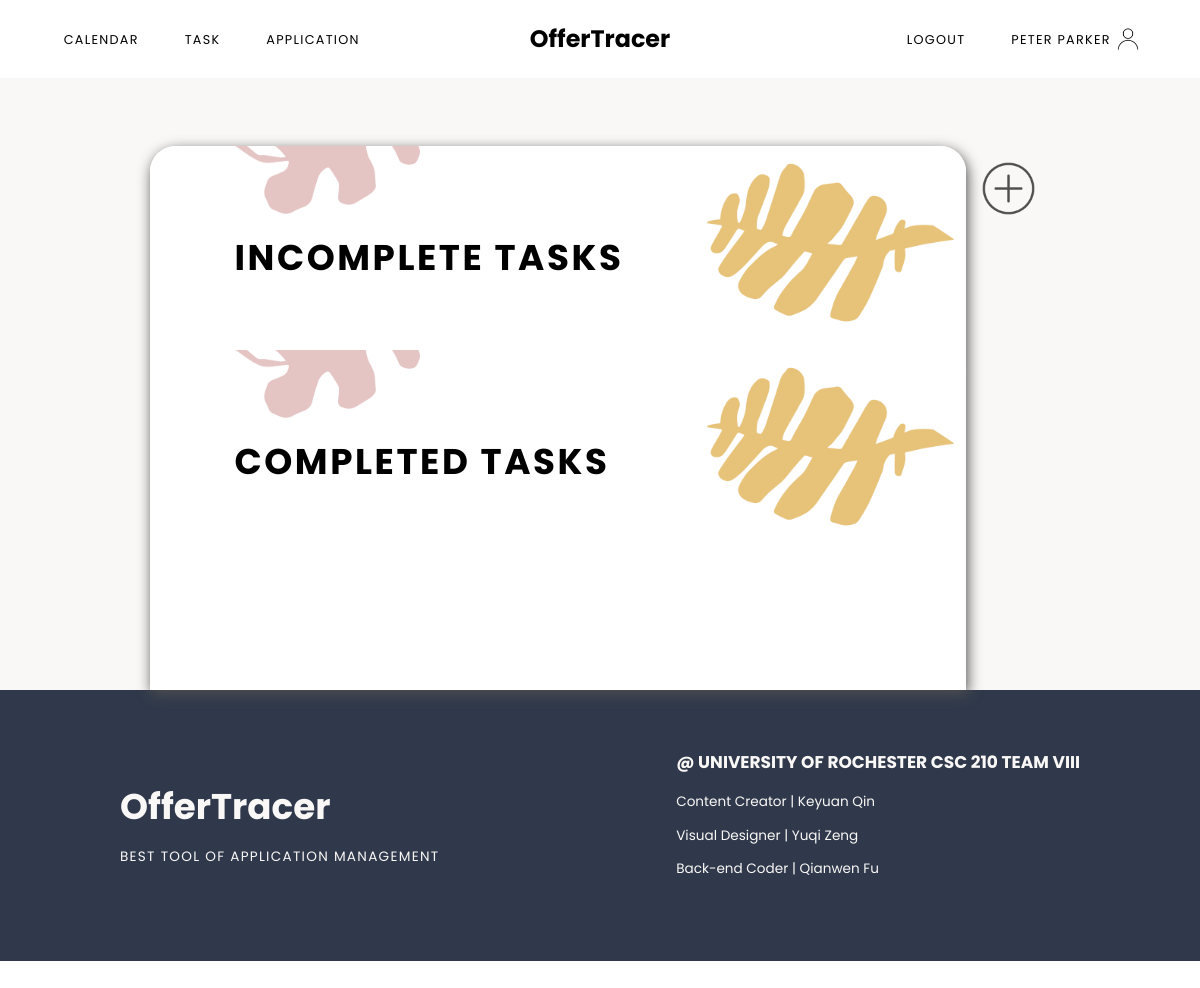
Page /task (signed in) on the earlier database version.
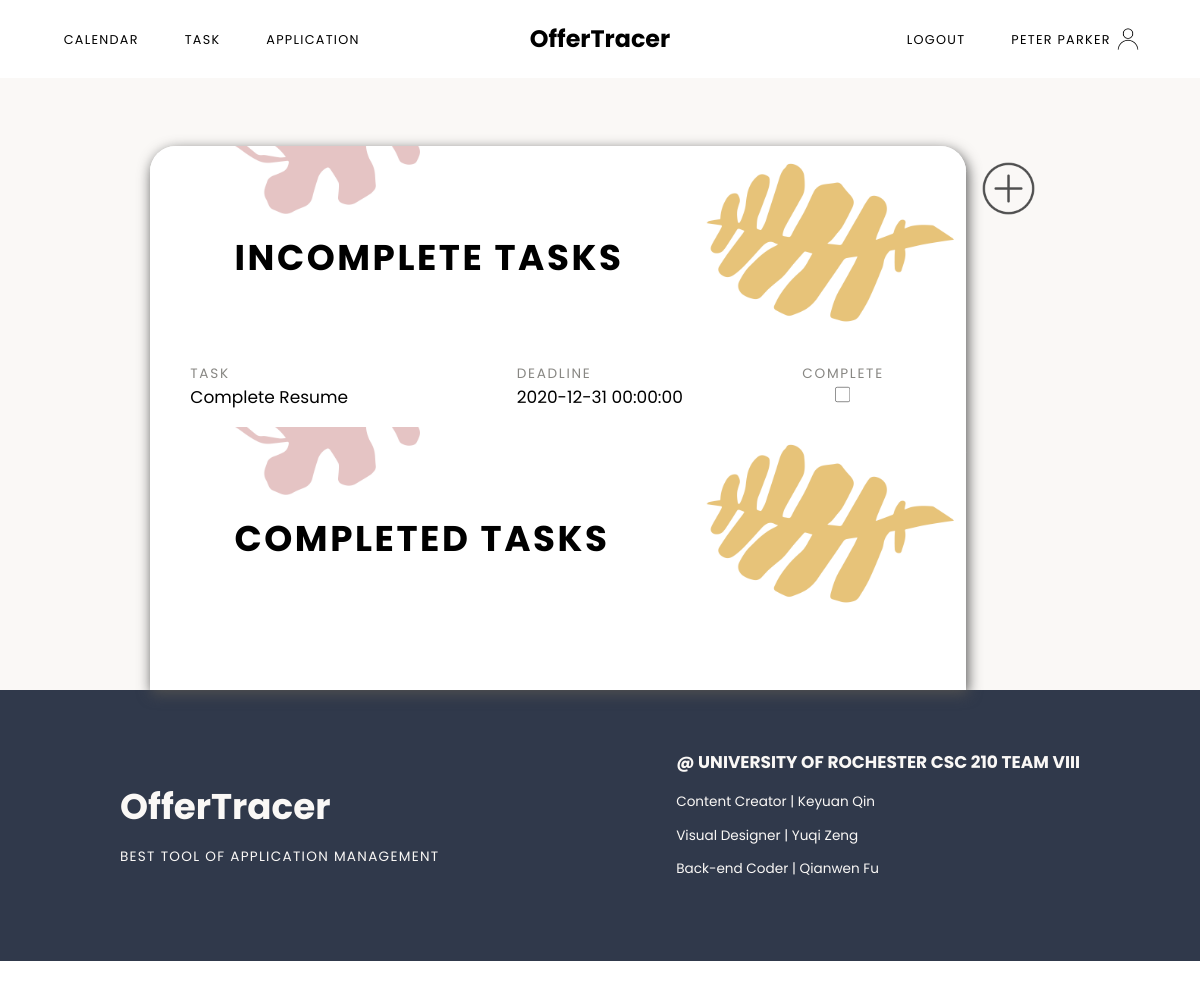
Same page on the later database version.
### models.py (models this page shows, shortened)
class User(UserMixin, db.Model):
	id = db.Column(db.Integer, primary_key=True)
	email = db.Column(db.String(100), unique=True, nullable=False)
	password = db.Column(db.String(100), nullable=False)
	name = db.Column(db.String(100), nullable=False)
	jobs = db.relationship('Job', backref='author', lazy=True)
	tasks = db.relationship('Task', backref='author', lazy=True)

class Task(db.Model):
	id = db.Column(db.Integer, primary_key=True)
	item = db.Column(db.String(100), nullable=False) #title of this task
	notes = db.Column(db.Text)
	due = db.Column(db.DateTime)
	complete = db.Column(db.Boolean(False), nullable=False)
	job_id = db.Column(db.Integer, db.ForeignKey('job.id'))
	user_id = db.Column(db.Integer, db.ForeignKey('user.id'))

### main.py (the view)
@main.route('/task')
@login_required
def task():
	tasks = []
	completed = []
	data = Task.query.filter_by(user_id=current_user.id)
	for task in data:
		if task.complete == False:
			tasks.append(task)
		else:
			completed.append(task)
	return render_template('task.html', name=current_user.name, tasks=tasks, completed=completed)

### app.py (called while the page is built)
@login_manager.user_loader
def load_user(user_id):
	return User.query.get(int(user_id))

### templates/task.html (shortened to what this page needs)
{% extends "baseLogged.html" %}
{% block content %}
<div class="taskContainer sectionContainer">
	<div class="todolist">
		<h1>Incomplete Tasks</h1>
		<ul class="taskList">
			{% if tasks %}
				{% for task in tasks %}
				<li class="taskItem">
					<div class="taskItemTitle taskIteminner">
						<p>Task</p>
						<p>Deadline</p>
						<p class="complete">Complete</p>
					</div>
					<div class="taskItemRec taskIteminner">
						<p>{{task.item}}</p>
						<p>{{task.due}}</p>
						<p class="complete"><input type="checkbox" name="complete" onclick="window.location.href='{{url_for('main.complete', id = task.id)}}';" value="complete"></p>
					</div>
				</li>
				{% endfor %}
			{% endif %}
		</ul>
		<h1>Completed Tasks</h1>
	</div>
	<div class="addButton">
		<button></button>
	</div>
</div>
{% endblock %}

### templates/baseLogged.html (shortened to what this page needs)
<!DOCTYPE html>
<html lang="en">
<head>
	<link rel="stylesheet" type="text/css" href="{{ url_for('static', filename='css/nav.css') }}">
	<link rel="stylesheet" type="text/css" href="{{ url_for('static', filename='css/styles.css') }}">
	<link rel="stylesheet" type="text/css" href="{{ url_for('static', filename='css/dashboard.css') }}">
	<link rel="stylesheet" type="text/css" href="{{ url_for('static', filename='css/calendar.css') }}">
  	<link rel="stylesheet" type="text/css" href="{{ url_for('static', filename='css/task.css') }}">
  	<link rel="stylesheet" type="text/css" href="{{ url_for('static', filename='css/app.css') }}">
</head>
<body>
	{% if current_user.is_authenticated %}
	<nav class="main-menu auth">
		<div class="m1">
			<a href="{{url_for('main.calendar')}}">Calendar</a>
			<a href="{{url_for('main.task')}}">Task</a>
			<a href="{{url_for('main.job')}}">Application</a>
		</div>
		<div class="title">
			<a href="{{url_for('main.index')}}">OfferTracer</a>
		</div>
		<div class="m2">
			<a href="{{url_for('auth.logout')}}">Logout</a>
			<a href="{{url_for('main.dashboard')}}" class="accName">{{ name }}</a>
		</div>
	</nav>
	{% block content %}
	{% endblock %}
	<footer class="sectionContainer">
			<div class="content footerContent containAlignCenter">
				<div class="webName">
					<h3>OfferTracer</h3>
					<p>Best Tool of Application Management</p>
				</div>
				<div class="developer">
					<h3>@ University of Rochester CSC 210 TEAM VIII</h3>
					<p>Content Creator | Keyuan Qin</p>
					<p>Visual Designer | Yuqi Zeng</p>
					<p>Back-end Coder | Qianwen Fu</p>
				</div>
			</div>
	</footer>
	{% endif %}
</body>
</html>

### static/css/nav.css (style rules this page uses)
.main-menu { top: 0; width: 100%; display: grid; grid-template-columns: 1fr 1fr 1fr; padding-top: 25px; padding-bottom: 25px; }
.auth { background-color: white; }
.main-menu a { text-decoration: none; color:black; font-family: 'Poppins', sans-serif; }
.title { margin: 0 auto; align-self: center; text-align: center; }
.m1 { padding-left: 50px; padding-top: 11px; }
.m2 { padding-right: 40px; text-align: right; padding-top: 11px; }
.title a { font-size: 28px; font-weight: bolder; }
.m1 a, .m2 a { text-transform: uppercase; margin-left: 25px; margin-right: 25px; font-size: 15px; letter-spacing: 1.5px; }
.accName { background-image: url(../images/user.png); background-repeat: no-repeat; background-position: right; background-size: contain; padding-right: 40px; padding-top: 10px; padding-bottom: 10px; }

### static/css/styles.css (style rules this page uses)
html, body, .container { margin: 0; height: 100%; }
li { list-style: none; }
ul { padding-left: 0; }
.sectionContainer { margin: 0 auto; width: 100%; align-self: center; display: flex; flex-wrap: wrap; justify-content: center; }
.content { height: auto; max-width: 80%; font-family: 'Poppins', sans-serif; display: flex; align-items: center; }
.containAlignCenter { margin: 0 auto; align-self: center; display: flex; flex-wrap: wrap; justify-content: center; }
footer { background-color: #30394b; }
.footerContent { color: #faf8f6; margin-top: 50px; margin-bottom: 80px; width: 100%; justify-content: space-between; }
.webName h3 { font-size: 42px; margin-bottom: 0px; padding-bottom: 0; }
.webName p { text-transform: uppercase; letter-spacing: 1.5px; }
.developer h3 { text-transform: uppercase; font-size: 20px; }
@media (max-width: 1350px) { html { zoom: 90%; } }
@media (max-width: 1250px) { html { zoom: 85%; } }

### static/css/calendar.css (style rules this page uses)
*, *:before, *:after { -moz-box-sizing: border-box; -webkit-box-sizing: border-box; box-sizing: border-box; }

### static/css/task.css (style rules this page uses)
.taskContainer { background-color: #faf8f6; min-height: 90%; }
.todolist { border-top-left-radius: 30px; border-top-right-radius: 30px; width: 960px; margin-top: 80px; background-color: white; font-family: 'Poppins', sans-serif; -webkit-box-shadow: 2px 5px 16px 0px #4f4f4f, 5px 5px 15px 5px rgba(0,0,0,0); box-shadow: 2px 5px 16px 0px #4f4f4f, 5px 5px 15px 5px rgba(0,0,0,0); }
.addButton { margin-top: 80px; }
.addButton button { background-image: url(../images/addButton.png); background-repeat: no-repeat; background-position: center; background-size: contain; background-color: transparent; border: none; width: 100px; height: 100px; outline: none; }
.todolist h1 { border-top-left-radius: 30px; border-top-right-radius: 30px; margin-top: 0px; padding-top: 100px; padding-bottom: 50px; background-image: url(../images/taskback.png); background-repeat: no-repeat; background-position: 50% 90%; background-size: cover; padding-left: 100px; font-size: 42px; letter-spacing: 3px; text-transform: uppercase; }
.todolist ul { width: 90%; margin: 0 auto; }
.taskIteminner { display: grid; grid-template-columns: 2fr 1.5fr 1fr; }
.taskItemRec input { margin: 0 auto; height: 19px; width: 19px; }
.complete { text-align: center; }
.taskItemRec p { margin-top: 0; font-size: 20px; }
.taskItemTitle p { margin-bottom: 0; text-transform: uppercase; letter-spacing: 2px; color: #888783; }

Differences in the rows shown:
added Task: item "Complete Resume", due "2020-12-31 00:00:00"
